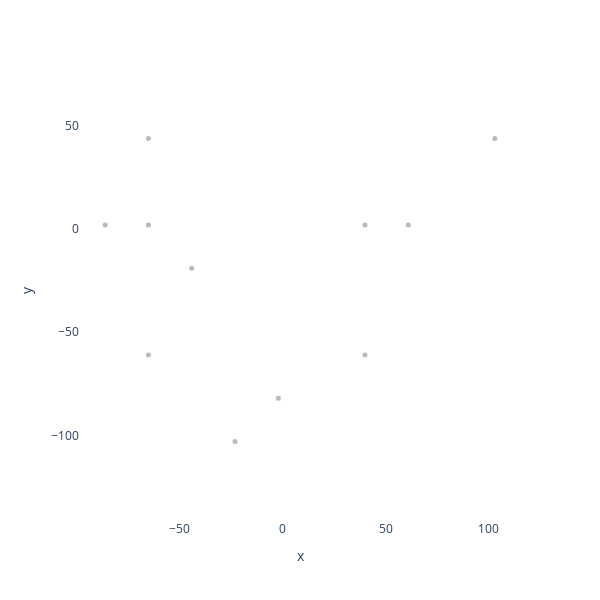

Notebook code cell kept with this figure:
### Markdown cell above
This is a collection of wikipedia pages for notable oak trees, and since there are 144 records, we won't have a ton of points to work with for the vis.

### Code cell
image_path = r"images\OakLeaf_Alt_Outline.png"
points_df = image_to_points_symmetry_grid(image_path, num_points=144)
plot_points(points_df, 5)

### Figure 1 — Plotly figure (JSON) as saved in the notebook; plotly's stock layout.template omitted (floating-point values rounded to 4 significant figures)
{"data": [{"hovertemplate": "x=%{x}<br>y=%{y}<extra></extra>", "legendgroup": "", "marker": {"color": "darkgrey", "opacity": 0.8, "size": 5, "symbol": "circle"}, "mode": "markers", "name": "", "orientation": "v", "showlegend": false, "type": "scatter", "x": [-65, 103, -86, -65, 40, 61, -44, -65, 40, -2, -23], "xaxis": "x", "y": [44, 44, 2, 2, 2, 2, -19, -61, -61, -82, -103], "yaxis": "y"}], "layout": {"height": 600, "legend": {"tracegroupgap": 0}, "margin": {"t": 60}, "paper_bgcolor": "white", "plot_bgcolor": "white", "width": 600, "xaxis": {"anchor": "y", "domain": [0, 1], "showgrid": false, "title": {"text": "x"}, "visible": true}, "yaxis": {"anchor": "x", "domain": [0, 1], "scaleanchor": "x", "scaleratio": 1, "showgrid": false, "title": {"text": "y"}, "visible": true}}}
